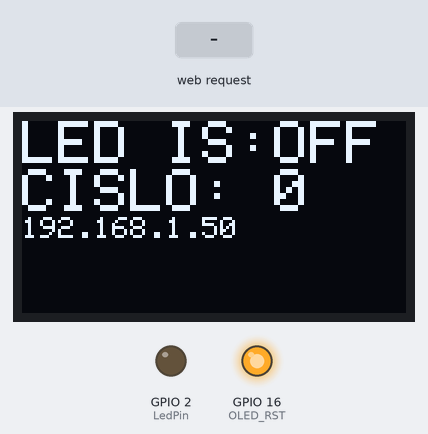
Bench run of a program on a simulated ESP32. Shown: 128×64 one-colour display, output pins drawn as LEDs (lit = HIGH). Inputs (shaded band) come from the test bench. WiFi joins after 1.5 s; servers stay silent unless stated; storage starts empty; what the program prints to the serial monitor is not drawn.

Above: at 3.2 s.
3.3 s: HTTP request GET /on received
At 3.7 s:
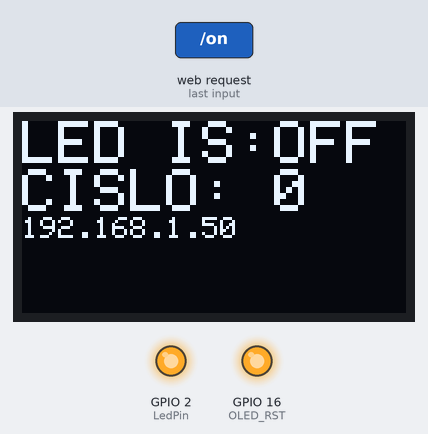
At 5.3 s:
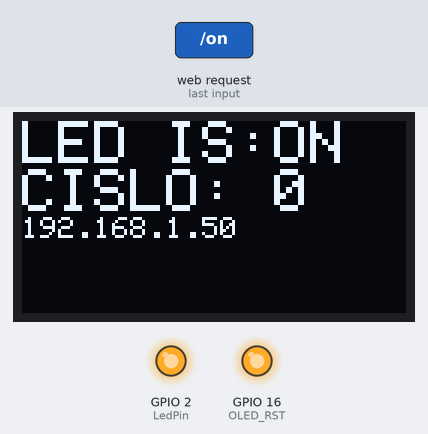
5.6 s: HTTP request GET /off received
At 6.0 s:
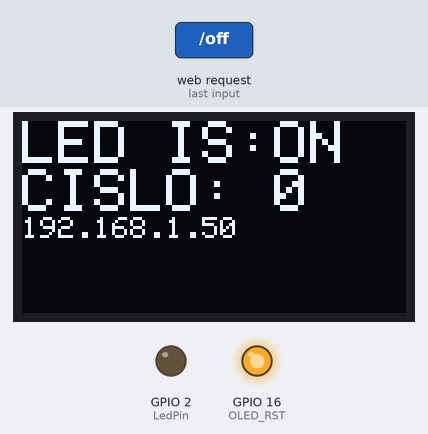
Timing chart, 0 to 8.6 s (numbered marks = the images above; inputs shaded):
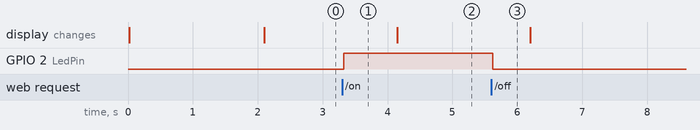

Measured:
- after the input at 3.3 s, GPIO 2 (LedPin): LOW → HIGH at once
- after the input at 5.6 s, GPIO 2 (LedPin): HIGH → LOW at once

The program:

main.cpp
```cpp
#include "WiFi.h"
#include "Adafruit_GFX.h"
#include "Adafruit_SSD1306.h"
#include "ESPAsyncWebServer.h"
#include "SoftwareSerial.h"
#include "SPIFFS.h"
#include "Wire.h"

#define OLED_RST 16
#define OLED_SDA 4
#define OLED_SCL 15
#define SCREEN_WIDTH 128
#define SCREEN_HEIGHT 64

const char* ssid = "Čau"; //nazev wifi, na kterou se zařízení připojí
const char* password = "zabijse1"; //heslo k wifi
int promenna = 0;
int VypisCislo;
int PIN1 = 3;
int PIN2 = 1;
String Slovo = "Test";
int LedPin = 2; //vystup ledky na desce
String LedStav; //stav ledky

SoftwareSerial Test(PIN1, PIN2);

AsyncWebServer server(80);
Adafruit_SSD1306 display(SCREEN_WIDTH, SCREEN_HEIGHT, &Wire, OLED_RST);

String processor(const String& var){
  Serial.println(var);
  if(var == "STATE"){
    if(digitalRead(LedPin)){
      LedStav = "ON";
    }
    else{
      LedStav = "OFF";
    }
    Serial.print(LedStav);
    return LedStav;
  }
  if(var == "NUMB"){
    return String(VypisCislo);
  }
  return String();
}

void setup(){
  Serial.begin(115200);
  Test.begin(9600);
  pinMode(LedPin, OUTPUT);

  ////////////////display////////////////////
  pinMode(OLED_RST, OUTPUT);
  digitalWrite(OLED_RST, LOW);
  delay(20);
  digitalWrite(OLED_RST, HIGH);
  ////////////////////////////////////////

 Wire.begin(OLED_SDA, OLED_SCL);
  if(!display.begin(SSD1306_SWITCHCAPVCC, 0x3c, false, false)) { // Adresa 0x3C pro 128x32
    Serial.println(F("SSD1306 allocation failed"));
    for(;;); // Nepůjde do nekonečna
  }

  if(!SPIFFS.begin(true)){ //inicializace SPIFFsu
    Serial.println("An Error has occurred while mounting SPIFFS");
    return;
  }
  WiFi.begin(ssid, password); //připojení k wifi
  while (WiFi.status() != WL_CONNECTED) {
    delay(2000);
    Serial.println("Connecting to WiFi..");
  }
  Serial.println(WiFi.localIP()); //vypíše IP adresu zařízení

  server.on("/", HTTP_GET, [](AsyncWebServerRequest *request){ //cesta pro root / webové stránky
    request->send(SPIFFS, "/index.html", String(), false, processor);
  });

  server.on("/style.css", HTTP_GET, [](AsyncWebServerRequest *request){ //cesta pro .css soubor
    request->send(SPIFFS, "/style.css", "text/css");
  });

  server.on("/on", HTTP_GET, [](AsyncWebServerRequest *request){ //cesta pro zapnutí ledky
    digitalWrite(LedPin, HIGH);
    promenna = 1;
    request->send(SPIFFS, "/index.html", String(), false, processor);
  });

  server.on("/off", HTTP_GET, [](AsyncWebServerRequest *request){ //cesta pro vypnutí ledky
    digitalWrite(LedPin, LOW);
    promenna = 0;
    request->send(SPIFFS, "/index.html", String(), false, processor);
  });

  server.on("/plus", HTTP_GET, [](AsyncWebServerRequest *request){ //cesta pro přidání čísla
    VypisCislo ++;
    request->send(SPIFFS, "/index.html", String(), false, processor);
  });

  server.on("/minus", HTTP_GET, [](AsyncWebServerRequest *request){ //cesta pro přidání čísla
    VypisCislo --;
    request->send(SPIFFS, "/index.html", String(), false, processor);
  });

  server.begin(); //zapne server
}
void loop(){

  display.clearDisplay();
  display.setTextColor(WHITE);
  display.setTextSize(2);
  display.setCursor(0,0);
  display.print("LED IS:");
  if(promenna == 1){
    display.println("ON");
  }
  else{
    display.println("OFF");
  }
  display.print("CISLO: ");
  display.println(VypisCislo);
  display.setTextSize(1);
  display.println(WiFi.localIP());
  display.display();

   delay(1000);
}
```
